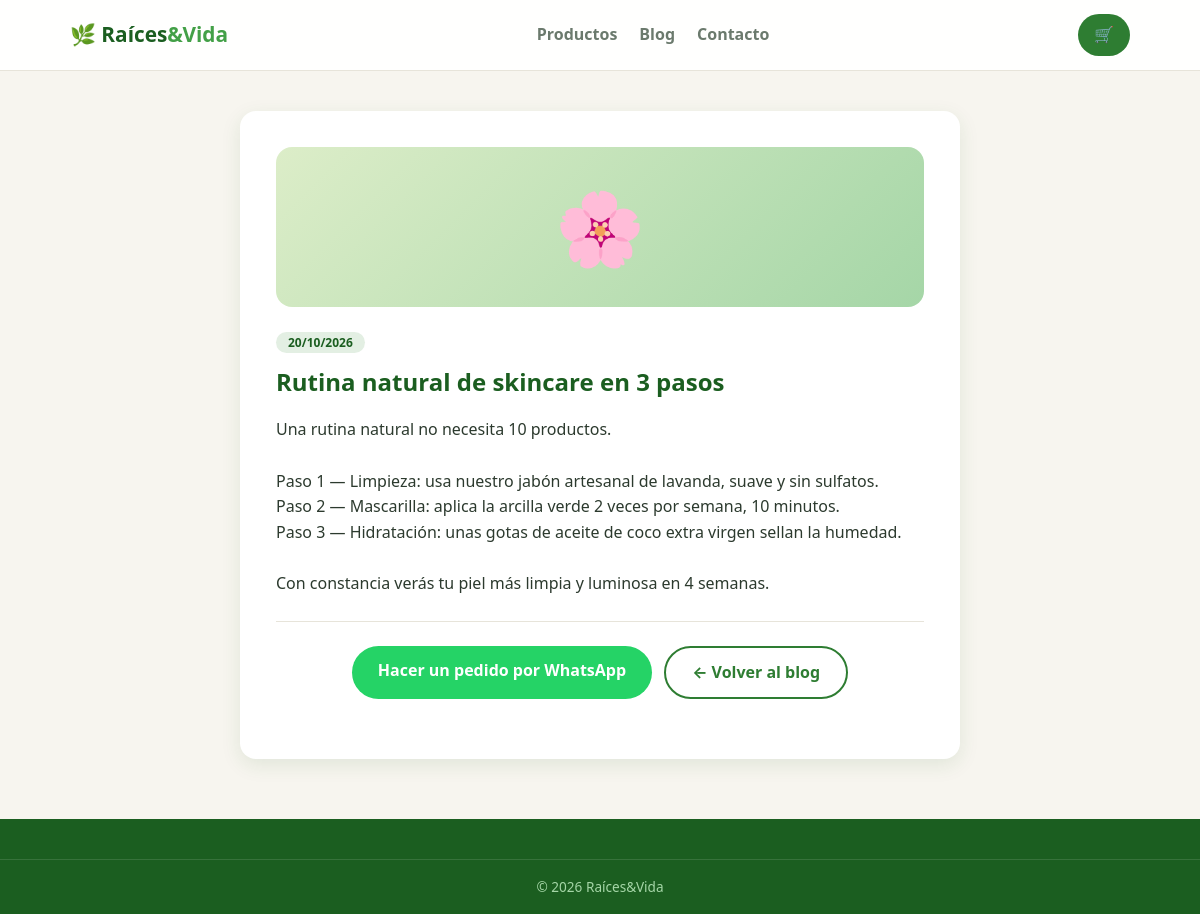
Screenshot of /post.php?id=3 with the database file from the repository.
### tables this page shows
CREATE TABLE posts (
  id INT AUTO_INCREMENT PRIMARY KEY,
  titulo VARCHAR(180) NOT NULL,
  icono VARCHAR(8) DEFAULT '📝',
  resumen VARCHAR(255),
  contenido TEXT,
  fecha DATE DEFAULT (CURRENT_DATE)
);

### includes/config.php (called while the page is built, shortened)
<?php
function e(?string $s): string {
    return htmlspecialchars($s ?? '', ENT_QUOTES, 'UTF-8');
}

### post.php (the view, shortened to what this page needs)
<?php
require_once __DIR__ . '/includes/config.php';
$id = (int)($_GET['id'] ?? 0);
$stmt = $pdo->prepare("SELECT * FROM posts WHERE id = ?");
$stmt->execute([$id]);
$post = $stmt->fetch(PDO::FETCH_ASSOC);
?>
<!DOCTYPE html>
<html lang="es">
<head>
<link rel="stylesheet" href="css/style.css">
</head>
<body>
<header class="header">
  <div class="container header-inner">
    <a class="logo" href="index.php">🌿 Raíces<span>&amp;Vida</span></a>
    <nav class="nav">
      <a href="index.php#productos">Productos</a>
      <a href="blog.php">Blog</a>
      <a href="index.php#contacto">Contacto</a>
    </nav>
    <a class="btn-cart" href="index.php">🛒</a>
  </div>
</header>
<main class="container container-narrow">
  <article class="post-full">
    <div class="post-hero"><span><?= e($post['icono']) ?></span></div>
    <span class="badge badge-soft"><?= date('d/m/Y', strtotime($post['fecha'])) ?></span>
    <h1><?= e($post['titulo']) ?></h1>
    <div class="post-content"><?= nl2br(e($post['contenido'])) ?></div>
    <hr>
    <div class="center">
      <a class="btn btn-wsp" href="<?= WHATSAPP_LINK ?>?text=<?= urlencode('Hola, leí el artículo "' . $post['titulo'] . '" y quiero hacer un pedido 🌿') ?>" target="_blank">Hacer un pedido por WhatsApp</a>
      <a class="btn btn-outline" href="blog.php">← Volver al blog</a>
    </div>
  </article>
</main>
<footer class="footer">
  <p class="copy">© <?= date('Y') ?> Raíces&amp;Vida</p>
</footer>
</body>
</html>

### css/style.css (style rules this page uses)
:root { --verde: #2e7d32; --verde-claro: #43a047; --verde-oscuro: #1b5e20; --crema: #f7f5ef; --blanco: #ffffff; --texto: #2c3a2e; --texto-suave: #6b7a6d; --wsp: #25d366; --sombra: 0 6px 20px rgba(27, 94, 32, .10); --radio: 16px; }
* { margin: 0; padding: 0; box-sizing: border-box; }
html { scroll-behavior: smooth; }
body { font-family: 'Segoe UI', system-ui, -apple-system, sans-serif; background: var(--crema); color: var(--texto); line-height: 1.6; }
a { color: inherit; text-decoration: none; }
.container { max-width: 1100px; margin: 0 auto; padding: 0 20px; }
.container-narrow { max-width: 760px; }
.center { text-align: center; margin: 24px 0; }
.header { position: sticky; top: 0; z-index: 50; background: rgba(255, 255, 255, .92); backdrop-filter: blur(8px); border-bottom: 1px solid #e7e4da; }
.header-inner { display: flex; align-items: center; justify-content: space-between; padding: 14px 20px; gap: 16px; }
.logo { font-size: 1.3rem; font-weight: 800; color: var(--verde-oscuro); }
.logo span { color: var(--verde-claro); }
.nav { display: flex; gap: 22px; }
.nav a { font-weight: 600; color: var(--texto-suave); transition: color .2s; }
.btn-cart { position: relative; background: var(--verde); color: #fff; border: none; border-radius: 50px; padding: 8px 16px; font-size: 1rem; cursor: pointer; transition: background .2s; }
.btn { display: inline-block; background: var(--verde); color: #fff; border: none; border-radius: 50px; padding: 12px 26px; font-size: 1rem; font-weight: 700; cursor: pointer; transition: all .2s; }
.btn-wsp { background: var(--wsp); }
.btn-outline { background: transparent; border: 2px solid var(--verde); color: var(--verde); }
.badge { align-self: flex-start; background: var(--verde-claro); color: #fff; border-radius: 50px; padding: 2px 12px; font-size: .75rem; font-weight: 700; margin-bottom: 8px; }
.badge-soft { background: #e3efe3; color: var(--verde-oscuro); }
.post-full { background: var(--blanco); border-radius: var(--radio); padding: 36px; margin: 40px 0; box-shadow: var(--sombra); }
.post-hero { height: 160px; border-radius: var(--radio); margin-bottom: 22px; display: flex; align-items: center; justify-content: center; font-size: 4.5rem; background: linear-gradient(135deg, #dcedc8, #a5d6a7); }
.post-full h1 { color: var(--verde-oscuro); margin: 12px 0 20px; line-height: 1.3; }
.post-content { color: var(--texto); margin-bottom: 20px; }
.post-full hr { border: none; border-top: 1px solid #e7e4da; margin: 24px 0; }
.post-full .center { display: flex; gap: 12px; justify-content: center; flex-wrap: wrap; }
.footer { background: var(--verde-oscuro); color: #dcedc8; margin-top: 60px; padding: 40px 0 0; }
.copy { text-align: center; padding: 16px; font-size: .85rem; color: #a5d6a7; border-top: 1px solid rgba(255,255,255,.12); }

### rows the page displays
posts: icono "🌸", fecha "20/10/2026", titulo "Rutina natural de skincare en 3 pasos", contenido "Una rutina natural no necesita 10 productos. Paso 1 — Limpieza: usa nuestro jabón artesanal de lavanda, suave y sin sulfatos. Paso 2 — Mascarilla: aplica la arcilla verde 2 veces por semana, 10 minutos. Paso 3 — Hidratación: unas gotas de aceite de coco extra virgen sellan la humedad. Con constancia verás tu piel más limpia y luminosa en 4 semanas."
